Frame 1 (no input): blank canvas, image omitted
Frame 60 (no input): blank canvas, image omitted
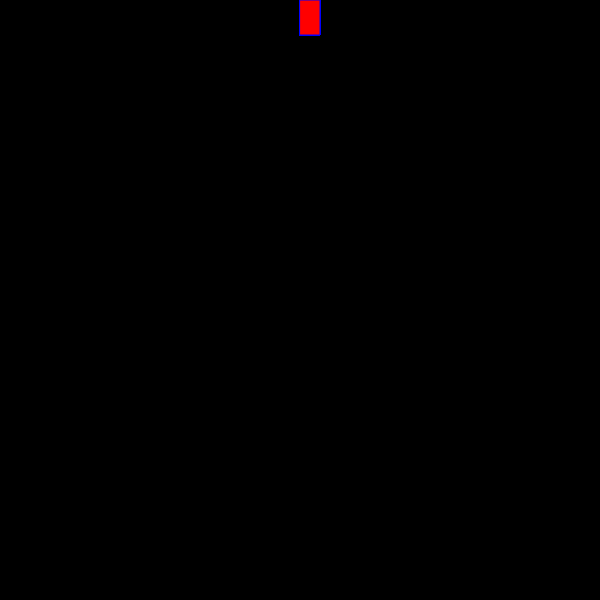
Frame 120 (the mouse pressed at the canvas centre since frame 60)

The p5.js sketch whose frames 1 and 60 were blank and that drew this single picture after the mouse press (run headless with seeded random() and noise() and a simulated clock; from frame 60 on, the mouse is pressed at the canvas centre):

// p5.js sketch
// ── sketch.js
function setup() {
    createCanvas(600, 600);
    background ("black");
  }
  
  function draw() {
    stroke("blue");
    fill("red");
    
    if(mouseIsPressed){
      rect(mouseX, movedY, 20, 35);
    }
    
  }
  
